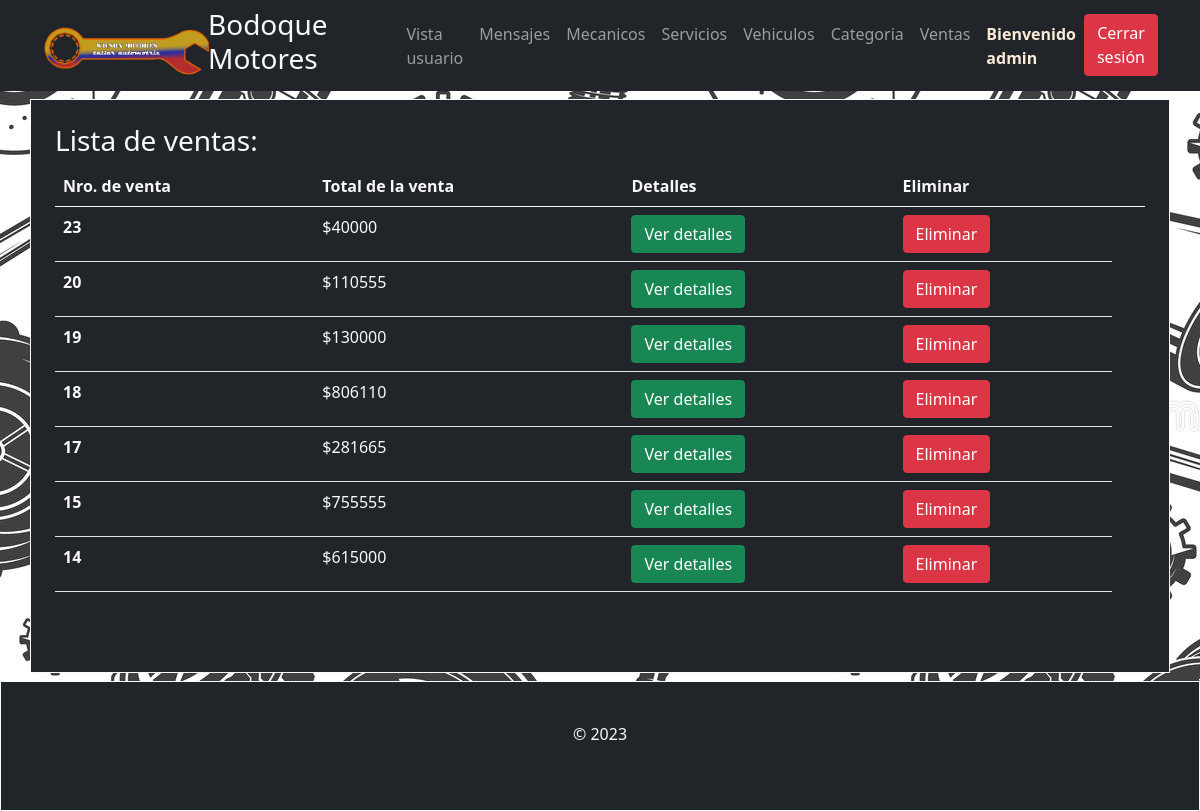
Page /lista_ventas_admin (signed in) on the committed database.
### core/models.py (models this page shows, shortened)
class Compra(models.Model):
    id_compra = models.AutoField(primary_key=True, verbose_name='id Compra')
    precio_total = models.IntegerField(verbose_name='precio Total')

### core/views.py (the view)
# urls.py: path('lista_ventas_admin',vistaAdminVentas,name="lista_ventas_admin"),
@login_required
@permission_required('auth.view_user')
def vistaAdminVentas(request):
    compra = Compra.objects.all().order_by('-id_compra')
    det_compra = Detalle_compra.objects.all()
    datos = {
        'compra': compra,
        'det_compra':det_compra
    }
    return render(request, 'core/lista_ventas_admin.html', {**datos})

### core/context_processor.py (called while the page is built)
def total_carrito(request):
    total = 0
    if request.user.is_authenticated:
        if "carrito" in request.session.keys():
            for key, value in request.session["carrito"].items():
                total += int(value["acumulado"])
    return {"total_carrito": total}

### core/templates/core/lista_ventas_admin.html (shortened to what this page needs)
<!DOCTYPE html>
<html lang="es">
{% load static%}
<head>
    <link href="https://cdn.jsdelivr.net/npm/bootstrap@5.0.2/dist/css/bootstrap.min.css" rel="stylesheet"
>
    <link rel="stylesheet" href="../../static/core/css/style.css">
</head>
<body>
    <section>
        <nav class="navbar navbar-expand-lg navbar-dark bg-dark sticky-top">
          <div class="container">
            <a class="navbar-brand" href="{% url 'vista_admin' %}">
              <img src="{% static 'core/img/logo.png'%}" alt="logo_wilson" height="50">
            </a>
            <a class="h3 text-light" href="{% url 'vista_admin' %}" id="titulo-seccion">Bodoque Motores</a>
            <div class="collapse navbar-collapse" id="navbarSupportedContent">
                    <ul class="navbar-nav ms-auto">
                            <li class="nav-item">
                                {% if user.username == 'admin' %}
                                    <a class="nav-link" href="{% url 'home' %}">Vista usuario</a>
                                {% else %}
                                    </li>
                                {% endif %}
                                </li>
                        <li class="nav-item">
                            <a class="nav-link" href="{% url 'lista_mensajes' %}">Mensajes</a>
                        </li>
                        <li class="nav-item">
                            <a class="nav-link" href="{% url 'lista_mecanicos' %}">Mecanicos</a>
                        </li>
                        <li class="nav-item">
                            <a class="nav-link" href="{% url 'lista_servicios' %}">Servicios</a>
                        </li>
                        <li class="nav-item">
                            <a class="nav-link" href="{% url 'lista_vehiculo' %}">Vehiculos</a>
                        </li>
                        <li class="nav-item">
                            <a class="nav-link" href="{% url 'lista_categoria' %}">Categoria</a>
                        </li>
                        <li class="nav-item">
                            <a class="nav-link" href="{% url 'lista_ventas_admin' %}">Ventas</a>
                        </li>
                        <li class="nav-item">
                            {% if user.username == '' %}
                                <a href="{% url 'login'%}"><button type="button" class="btn btn-success" style="justify-self: unset;" >Iniciar sesión</button></a>
                            {% else %}
                                <a class="nav-link" style="color: antiquewhite; font-weight: bold;">Bienvenido {{user.username }}</a>
                            </li>
                                <a href="{% url 'logout' %}"><button type="button" class="btn btn-danger" style="justify-self: unset;">Cerrar sesión</button></a>
                            {% endif %}
                    </ul>
                </div>
          </div>
        </nav>
    </section>
<section>
<div class="container bg-dark text-light mt-2 mb-2  border border-light" style="padding: 2%;">
    <h3>Lista de ventas:</h3>
    <table class="table text-light">
        <thead>
            <tr>
                <th>Nro. de venta</th>
                <th>Total de la venta</th>
                <th>Detalles</th>
                <th>Eliminar</th>
                <th></th>
            </tr>
        </thead>
        <tbody>
            {% for item in compra %}
            <tr>
                <th>{{ item.id_compra }}</th>
                <td>${{ item.precio_total }}</td>
                <td><a href="{% url 'detalle_venta' id_compra=item.id_compra %}" class="btn btn-success">Ver detalles</a></td>
                <td><a href="{% url 'eliminar_venta' id_compra=item.id_compra %}" class="btn btn-danger">Eliminar</a></td>
            </tr>
            {% endfor %}
        </tbody>
    </table>
    <p>&nbsp;</p>
</div>
</section>
<footer class="page-footer font-small bg-dark text-light border border-light teal pt-4">
    <div class="footer-copyright text-center py-3">© 2023</div>
    <p id="temp" class="footer-copyright text-center py-3"></p>
</footer>
</body>
</html>

### core/static/core/css/style.css (style rules this page uses)
body { background-image: url('../img/fondo.jpg'); display: grid; height: 100vh; width: 1fr; }
.navbar { background-color: black; border-color: lightgray; border-width: 1px; }
.navbar-brand { height: 50px; width: 150px; }
.h3 { color: white; text-decoration: none; }
.navbar-nav { margin-left: 150px; }

### rows in the picture
Compra: id_compra "23", precio_total "40000"
Compra: id_compra "20", precio_total "110555"
Compra: id_compra "19", precio_total "130000"
Compra: id_compra "18", precio_total "806110"
Compra: id_compra "17", precio_total "281665"
Compra: id_compra "15", precio_total "755555"
Compra: id_compra "14", precio_total "615000"

### other values in the picture
{{ user.username }} "admin"
